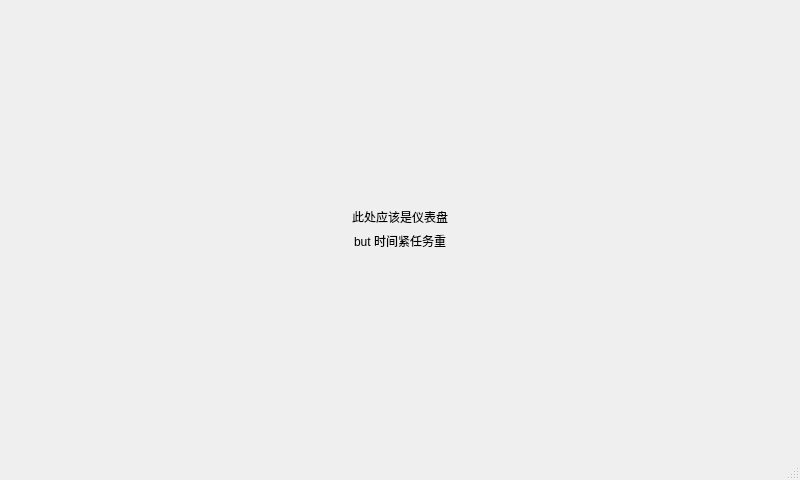
<?xml version="1.0" encoding="UTF-8"?>
<ui version="4.0">
 <class>dashboard</class>
 <widget class="QMainWindow" name="dashboard">
  <property name="geometry">
   <rect>
    <x>0</x>
    <y>0</y>
    <width>800</width>
    <height>480</height>
   </rect>
  </property>
  <property name="windowTitle">
   <string>智慧农业监控系统-仪表盘</string>
  </property>
  <widget class="QWidget" name="centralwidget">
   <layout class="QGridLayout" name="gridLayout">
    <item row="0" column="0">
     <layout class="QVBoxLayout" name="verticalLayout">
      <item>
       <spacer name="verticalSpacer">
        <property name="orientation">
         <enum>Qt::Vertical</enum>
        </property>
        <property name="sizeHint" stdset="0">
         <size>
          <width>20</width>
          <height>40</height>
         </size>
        </property>
       </spacer>
      </item>
      <item>
       <widget class="QLabel" name="label">
        <property name="text">
         <string>此处应该是仪表盘</string>
        </property>
        <property name="scaledContents">
         <bool>true</bool>
        </property>
        <property name="alignment">
         <set>Qt::AlignCenter</set>
        </property>
       </widget>
      </item>
      <item>
       <widget class="QLabel" name="label_2">
        <property name="text">
         <string>but 时间紧任务重</string>
        </property>
        <property name="scaledContents">
         <bool>true</bool>
        </property>
        <property name="alignment">
         <set>Qt::AlignCenter</set>
        </property>
       </widget>
      </item>
      <item>
       <spacer name="verticalSpacer_2">
        <property name="orientation">
         <enum>Qt::Vertical</enum>
        </property>
        <property name="sizeHint" stdset="0">
         <size>
          <width>20</width>
          <height>40</height>
         </size>
        </property>
       </spacer>
      </item>
     </layout>
    </item>
   </layout>
  </widget>
  <widget class="QMenuBar" name="menubar">
   <property name="geometry">
    <rect>
     <x>0</x>
     <y>0</y>
     <width>800</width>
     <height>21</height>
    </rect>
   </property>
  </widget>
  <widget class="QStatusBar" name="statusbar"/>
 </widget>
 <resources/>
 <connections/>
</ui>
